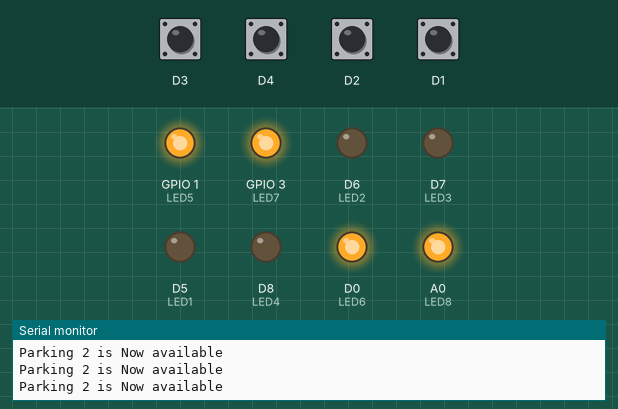
Bench run of a sketch on a simulated ESP8266 (NodeMCU). Parts: output pins drawn as LEDs (lit = HIGH), the last lines printed to the serial monitor. The test bench sets the inputs (shaded band); at power-on: D1–4 HIGH. WiFi joins after 1.5 s; servers stay silent unless stated.

Above: at 3.0 s.
3.1 s: D3 pulled LOW for 1 s
At 4.6 s:
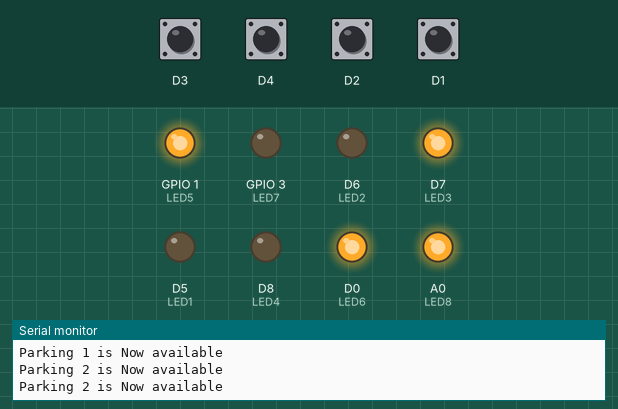
6.3 s: D4 pulled LOW for 1 s
At 7.5 s:
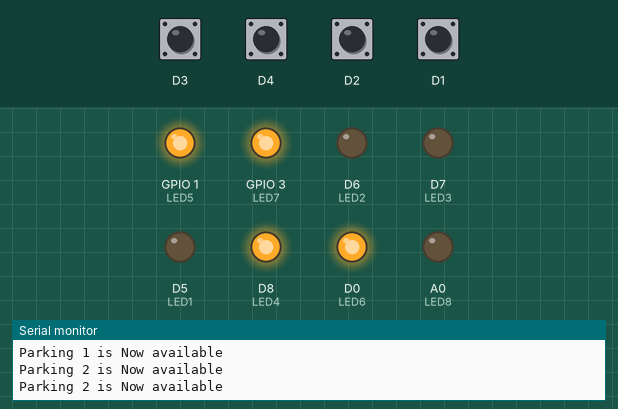
9.3 s: D2 pulled LOW for 1 s
At 10.6 s:
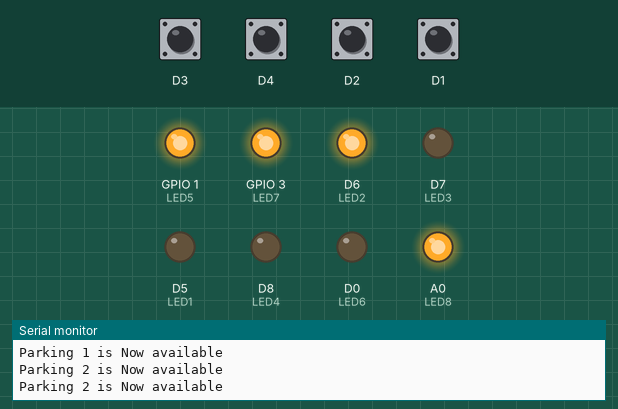
12.3 s: D1 pulled LOW for 1 s
At 13.2 s:
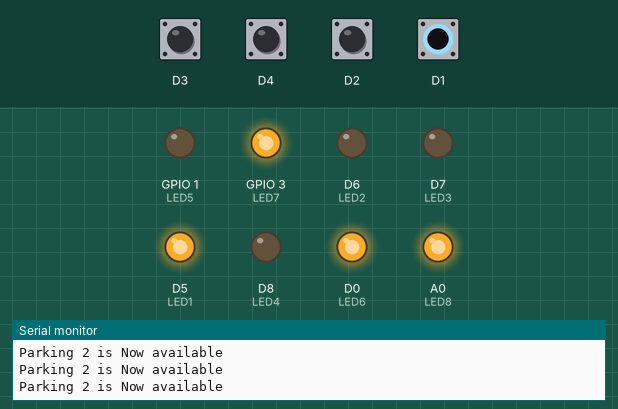
15.3 s: D3 driven LOW and D4 driven LOW
At 17.0 s:
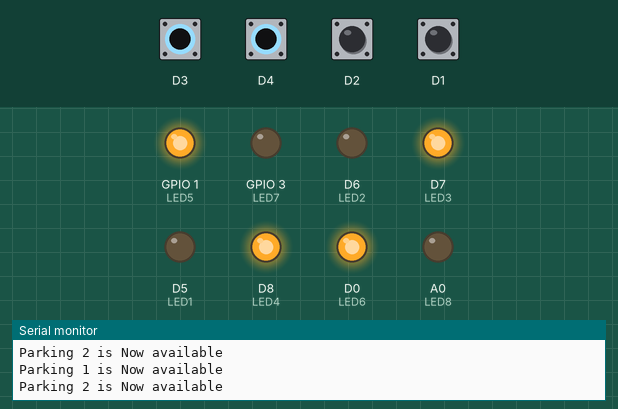
17.3 s: D2 pulled LOW for 1 s
At 18.6 s:
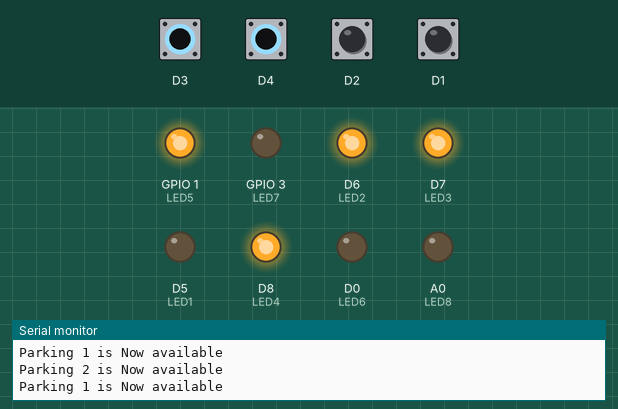
Timing chart, 0 to 20.3 s (numbered marks = the images above; inputs shaded):
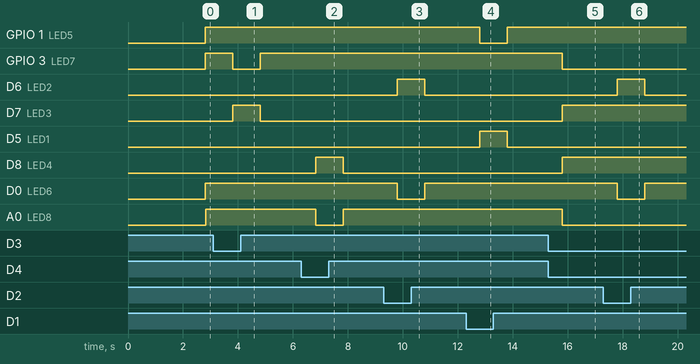

Measured:
- after the input at 3.1 s, GPIO 3 (LED7): HIGH → LOW after 0.71 s, → HIGH 1.0 s later; D7 (LED3): LOW → HIGH after 0.71 s, → LOW 1.0 s later
- after the input at 6.3 s, D8 (LED4): LOW → HIGH after 0.53 s, → LOW 1.0 s later; A0 (LED8): HIGH → LOW after 0.53 s, → HIGH 1.0 s later
- after the input at 9.3 s, D6 (LED2): LOW → HIGH after 0.50 s, → LOW 1.0 s later; D0 (LED6): HIGH → LOW after 0.50 s, → HIGH 1.0 s later
- after the input at 12.3 s, GPIO 1 (LED5): HIGH → LOW after 0.50 s, → HIGH 1.0 s later; D5 (LED1): LOW → HIGH after 0.50 s, → LOW 1.0 s later
- after the input at 15.3 s, GPIO 3 (LED7), A0 (LED8): HIGH → LOW after 0.51 s; D7 (LED3), D8 (LED4): LOW → HIGH after 0.51 s
- after the input at 17.3 s, D6 (LED2): LOW → HIGH after 0.51 s, → LOW 1.0 s later; D0 (LED6): HIGH → LOW after 0.51 s, → HIGH 1.0 s later

The sketch:

IOT_BASED_CAR_PARKING_SYSTEM_USING_BLYNK_APP.ino
```cpp
//Rudra DIY Crafts
//Blynk Alert system
#define LED1 D5
#define LED2 D6
#define LED3 D7
#define LED4 D8
#define LED5 D10
#define LED6 D0
#define LED7 D9
#define LED8 A0
#define BLYNK_PRINT Serial
#include <ESP8266WiFi.h>
#include <BlynkSimpleEsp8266.h>
BlynkTimer timer;
char auth[] = "fpmFFgePbl8D8Mjv_jXVGXMjv0sWQvwv"; //Auth code sent via Email
char ssid[] = "Samsung"; //HotSpot name
char pass[] = "qqqqqqqq";  //HotSpot Password
int flag=0;
void notifyOnThings()
{
  int isButtonPressed = digitalRead(D1);
  if (isButtonPressed==1) {
    Blynk.virtualWrite(V0, 0);
    Blynk.virtualWrite(V5, 250);
    digitalWrite(LED1, LOW);
    digitalWrite(LED5, HIGH);
    Serial.println("Parking 1 is Now available");
    Blynk.notify("Alert : Parking 1 is Now available");

  }
  else if (isButtonPressed==0)
  {
    Blynk.virtualWrite(V0,250);
    digitalWrite(LED1, HIGH);
    digitalWrite(LED5, LOW);
    Blynk.virtualWrite(V5, 0);
    Blynk.notify("Parking 1 is NOT available");

  }

//  slot______2
{
  int isButtonPressed = digitalRead(D2);
  if (isButtonPressed==1) {
    Blynk.virtualWrite(V1, 0);
    digitalWrite(LED2, LOW);
    digitalWrite(LED6, HIGH);
    Blynk.virtualWrite(V6, 250);
    Serial.println("Parking 2 is Now available");
    Blynk.notify("Alert : Parking 2 is Now available");

  }
  else if (isButtonPressed==0)
  {
    Blynk.virtualWrite(V1,250);
    digitalWrite(LED2, HIGH);
    digitalWrite(LED6, LOW);
    Blynk.virtualWrite(V6, 0);
    Blynk.notify("Parking 2 is NOT available");

  }


}
//  slot______3

{
  int isButtonPressed = digitalRead(D3);
  if (isButtonPressed==1) {
    Blynk.virtualWrite(V2, 0);
    Blynk.virtualWrite(V7, 250);
    digitalWrite(LED3, LOW);
    digitalWrite(LED7, HIGH);
    Serial.println("Parking 2 is Now available");
    Blynk.notify("Alert : Parking 3 is Now available");

  }
  else if (isButtonPressed==0)
  {
    Blynk.virtualWrite(V2,250);
    digitalWrite(LED3, HIGH);
    digitalWrite(LED7, LOW);
    Blynk.virtualWrite(V7, 0);
    Blynk.notify("Parking 3 is NOT available");

  }


}

//slot 4

{
  int isButtonPressed = digitalRead(D4);
  if (isButtonPressed==1) {
    Blynk.virtualWrite(V3, 0);
    digitalWrite(LED4, LOW);
    digitalWrite(LED8, HIGH);
    Blynk.virtualWrite(V8, 250);
    Serial.println("Parking 2 is Now available");
    Blynk.notify("Alert : Parking 2 is Now available");

  }
  else if (isButtonPressed==0)
  {
    Blynk.virtualWrite(V3,250);
    Blynk.virtualWrite(V8, 0);
    digitalWrite(LED4, HIGH);
    digitalWrite(LED8, LOW);
    Blynk.notify("Parking 2 is NOT available");

  }


}
}
void setup()
{
Serial.begin(9600);
Blynk.begin(auth, ssid, pass);
pinMode(D1,INPUT_PULLUP);
pinMode(D2,INPUT_PULLUP);
pinMode(D3,INPUT_PULLUP);
pinMode(D4,INPUT_PULLUP);
pinMode(LED1, OUTPUT);
pinMode(LED2, OUTPUT);
pinMode(LED3, OUTPUT);
pinMode(LED4, OUTPUT);
pinMode(LED5, OUTPUT);
pinMode(LED6, OUTPUT);
pinMode(LED7, OUTPUT);
pinMode(LED8, OUTPUT);


timer.setInterval(1000L,notifyOnThings);
}
void loop()
{
  Blynk.run();
  timer.run();
}

//er.shubhambhagat@gmail.com
```
